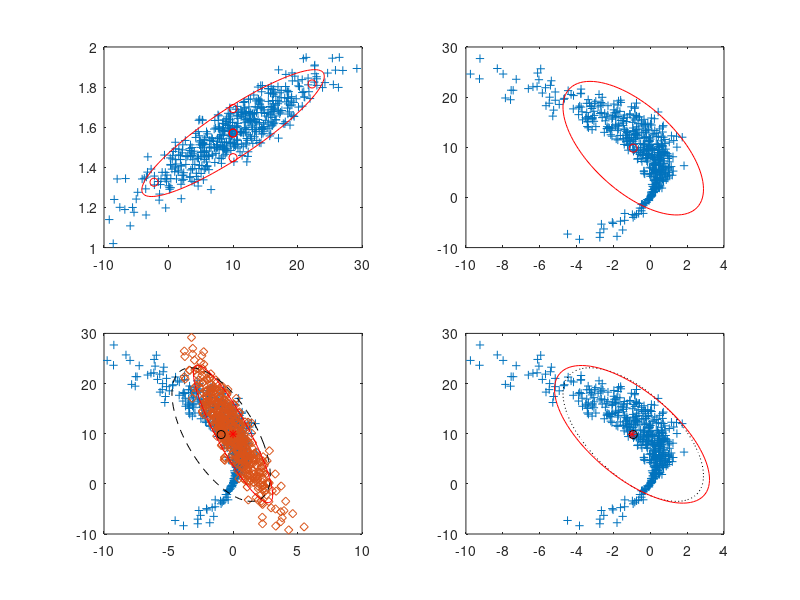

The MATLAB source for this figure:
function unscented_kalman_filter

clear all;
close all;

f = @(x) [x(:,1).*cos(x(:,2)),x(:,1).*sin(x(:,2))];
F = @(x) [cos(x(2)), -x(1)*sin(x(2));
    sin(x(2)), x(1)*cos(x(2))];


n =2;
mu = [10,pi/2];
sigma = [50 1;1 0.025];
N = 500;
x = mvnrnd(mu,sigma,N);

y=f(x);

ylin = ones(N,1)*f(mu) + (F(mu)*(x-ones(N,1)*mu)')';

kappa = 3-n;
L = chol(sigma);
X = [mu;
    ones(n,1)*mu + sqrt(n+kappa)*L;
    ones(n,1)*mu - sqrt(n+kappa)*L];

Ym = f(X);

w0 = kappa/(n+kappa);
wi = 1/(2*(n+kappa));
mean_yUT = sum([w0*Ym(1,:);
    wi*Ym(2:end,:)]);

Ymc = bsxfun(@minus, Ym, mean_yUT);
Ymc = [sqrt(w0)*Ymc(1,:);
       sqrt(wi)*Ymc(2:end,:)];
cov_yUT = Ymc' * Ymc;

uni = [cos(linspace(0,2*pi,100)'), sin(linspace(0,2*pi,100)')];
plot_dist = @(m,c,style_m,style_c) ...
     plot(m(1),m(2),style_m,...
          m(1)+uni*sqrtm(c)*[2;0],m(2)+uni*sqrtm(c)*[0;2],style_c);
      
subplot(221);
plot(x(:,1),x(:,2),'+',X(:,1),X(:,2),'ro');
hold on;
plot_dist(mu,sigma,'ro','r-');

subplot(222);
plot(y(:,1),y(:,2),'+');
hold on;
plot_dist(mean(y),cov(y),'ro','r-');

subplot(223);
plot(y(:,1),y(:,2),'+',ylin(:,1),ylin(:,2),'d');
hold on;
plot_dist(mean(y),cov(y),'ko','k--');
plot_dist(mean(ylin),cov(ylin),'r*','r-');

subplot(224);
plot(y(:,1),y(:,2),'+');
hold on;
plot_dist(mean(y),cov(y),'ko','k:');
plot_dist(mean_yUT,cov_yUT,'r*','r-');





end